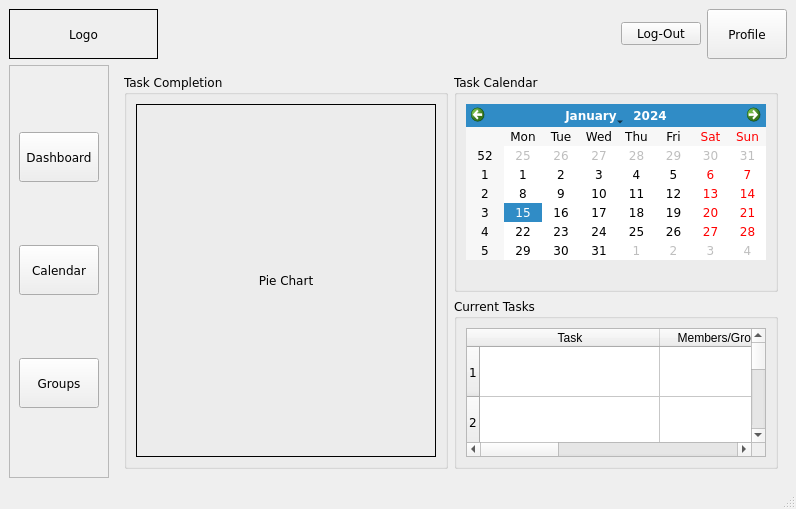
<?xml version="1.0" encoding="UTF-8"?>
<ui version="4.0">
 <class>Group_Dashboard</class>
 <widget class="QMainWindow" name="Group_Dashboard">
  <property name="geometry">
   <rect>
    <x>0</x>
    <y>0</y>
    <width>788</width>
    <height>509</height>
   </rect>
  </property>
  <property name="font">
   <font>
    <family>Verdana</family>
   </font>
  </property>
  <property name="windowTitle">
   <string>ClockWork</string>
  </property>
  <property name="autoFillBackground">
   <bool>false</bool>
  </property>
  <widget class="QWidget" name="centralwidget">
   <layout class="QGridLayout" name="gridLayout_4">
    <item row="0" column="0" colspan="2">
     <widget class="QLabel" name="logo">
      <property name="minimumSize">
       <size>
        <width>149</width>
        <height>50</height>
       </size>
      </property>
      <property name="frameShape">
       <enum>QFrame::Shape::Box</enum>
      </property>
      <property name="text">
       <string>Logo</string>
      </property>
      <property name="alignment">
       <set>Qt::AlignmentFlag::AlignCenter</set>
      </property>
     </widget>
    </item>
    <item row="0" column="2">
     <spacer name="horizontalSpacer">
      <property name="orientation">
       <enum>Qt::Orientation::Horizontal</enum>
      </property>
      <property name="sizeHint" stdset="0">
       <size>
        <width>594</width>
        <height>20</height>
       </size>
      </property>
     </spacer>
    </item>
    <item row="0" column="3">
     <widget class="QPushButton" name="log_out_btn">
      <property name="text">
       <string>Log-Out</string>
      </property>
     </widget>
    </item>
    <item row="0" column="4">
     <widget class="QPushButton" name="profile_button">
      <property name="minimumSize">
       <size>
        <width>0</width>
        <height>0</height>
       </size>
      </property>
      <property name="maximumSize">
       <size>
        <width>10000000</width>
        <height>10000000</height>
       </size>
      </property>
      <property name="toolTip">
       <string>Group Members</string>
      </property>
      <property name="text">
       <string>Profile</string>
      </property>
     </widget>
    </item>
    <item row="1" column="0">
     <widget class="QFrame" name="btns_frame">
      <property name="maximumSize">
       <size>
        <width>16777215</width>
        <height>16777215</height>
       </size>
      </property>
      <property name="styleSheet">
       <string notr="true"/>
      </property>
      <property name="frameShape">
       <enum>QFrame::Shape::StyledPanel</enum>
      </property>
      <property name="frameShadow">
       <enum>QFrame::Shadow::Raised</enum>
      </property>
      <layout class="QGridLayout" name="gridLayout_2">
       <item row="1" column="0">
        <widget class="QPushButton" name="calendar_btn">
         <property name="minimumSize">
          <size>
           <width>80</width>
           <height>50</height>
          </size>
         </property>
         <property name="maximumSize">
          <size>
           <width>50</width>
           <height>50</height>
          </size>
         </property>
         <property name="toolTip">
          <string>Task Calendar</string>
         </property>
         <property name="text">
          <string>Calendar</string>
         </property>
        </widget>
       </item>
       <item row="0" column="0">
        <widget class="QPushButton" name="dashboard_btn">
         <property name="minimumSize">
          <size>
           <width>80</width>
           <height>50</height>
          </size>
         </property>
         <property name="maximumSize">
          <size>
           <width>50</width>
           <height>50</height>
          </size>
         </property>
         <property name="toolTip">
          <string>Dashboard</string>
         </property>
         <property name="text">
          <string>Dashboard</string>
         </property>
        </widget>
       </item>
       <item row="2" column="0">
        <widget class="QPushButton" name="group_btn">
         <property name="minimumSize">
          <size>
           <width>80</width>
           <height>50</height>
          </size>
         </property>
         <property name="maximumSize">
          <size>
           <width>50</width>
           <height>50</height>
          </size>
         </property>
         <property name="toolTip">
          <string>Group Members</string>
         </property>
         <property name="text">
          <string>Groups</string>
         </property>
        </widget>
       </item>
      </layout>
     </widget>
    </item>
    <item row="1" column="1" colspan="4">
     <widget class="QStackedWidget" name="stacked_Employee">
      <property name="frameShape">
       <enum>QFrame::Shape::NoFrame</enum>
      </property>
      <property name="lineWidth">
       <number>0</number>
      </property>
      <property name="currentIndex">
       <number>0</number>
      </property>
      <widget class="QWidget" name="dashboard">
       <layout class="QGridLayout" name="gridLayout">
        <item row="0" column="0" rowspan="2">
         <widget class="QGroupBox" name="task_completion_groupbox">
          <property name="title">
           <string>Task Completion</string>
          </property>
          <layout class="QGridLayout" name="gridLayout_7">
           <item row="0" column="0">
            <widget class="QLabel" name="pie_chart">
             <property name="minimumSize">
              <size>
               <width>300</width>
               <height>250</height>
              </size>
             </property>
             <property name="frameShape">
              <enum>QFrame::Shape::Box</enum>
             </property>
             <property name="text">
              <string>Pie Chart</string>
             </property>
             <property name="alignment">
              <set>Qt::AlignmentFlag::AlignCenter</set>
             </property>
            </widget>
           </item>
          </layout>
         </widget>
        </item>
        <item row="0" column="1">
         <widget class="QGroupBox" name="task_calendar_box">
          <property name="title">
           <string>Task Calendar</string>
          </property>
          <layout class="QGridLayout" name="gridLayout_9">
           <item row="0" column="0">
            <widget class="QCalendarWidget" name="Task_Calendar_2">
             <property name="toolTip">
              <string>Double-click the day you want to access tasks</string>
             </property>
            </widget>
           </item>
           <item row="1" column="0">
            <spacer name="horizontalSpacer_2">
             <property name="orientation">
              <enum>Qt::Orientation::Horizontal</enum>
             </property>
             <property name="sizeHint" stdset="0">
              <size>
               <width>40</width>
               <height>20</height>
              </size>
             </property>
            </spacer>
           </item>
          </layout>
         </widget>
        </item>
        <item row="1" column="1">
         <widget class="QGroupBox" name="currenttask_box">
          <property name="title">
           <string>Current Tasks</string>
          </property>
          <layout class="QGridLayout" name="gridLayout_8">
           <item row="0" column="0">
            <widget class="QTableWidget" name="currenttask_table">
             <property name="minimumSize">
              <size>
               <width>300</width>
               <height>0</height>
              </size>
             </property>
             <property name="horizontalScrollMode">
              <enum>QAbstractItemView::ScrollMode::ScrollPerPixel</enum>
             </property>
             <attribute name="horizontalHeaderDefaultSectionSize">
              <number>180</number>
             </attribute>
             <attribute name="horizontalHeaderStretchLastSection">
              <bool>true</bool>
             </attribute>
             <attribute name="verticalHeaderDefaultSectionSize">
              <number>50</number>
             </attribute>
             <row/>
             <row/>
             <row/>
             <row/>
             <row/>
             <column>
              <property name="text">
               <string>Task</string>
              </property>
             </column>
             <column>
              <property name="text">
               <string>Members/Groups Assigned</string>
              </property>
             </column>
             <column>
              <property name="text">
               <string>Status</string>
              </property>
             </column>
             <column>
              <property name="text">
               <string>Priority Level</string>
              </property>
             </column>
             <column>
              <property name="text">
               <string>Due Date</string>
              </property>
             </column>
            </widget>
           </item>
          </layout>
         </widget>
        </item>
       </layout>
      </widget>
      <widget class="QWidget" name="task_calendar">
       <layout class="QGridLayout" name="gridLayout_5">
        <item row="0" column="0">
         <widget class="QCalendarWidget" name="Task_Calendar">
          <property name="toolTip">
           <string>Double-click the day you want to access tasks</string>
          </property>
         </widget>
        </item>
        <item row="0" column="1">
         <widget class="QGroupBox" name="reminder_groupbox">
          <property name="title">
           <string>Task and Reminders</string>
          </property>
          <layout class="QGridLayout" name="gridLayout_3">
           <item row="0" column="0">
            <widget class="QTabWidget" name="tab_reminder">
             <property name="currentIndex">
              <number>0</number>
             </property>
             <widget class="QWidget" name="calendar_tasks">
              <attribute name="title">
               <string>Calendar Tasks</string>
              </attribute>
              <layout class="QGridLayout" name="gridLayout_6">
               <item row="1" column="1">
                <widget class="QPushButton" name="submit_task_btn">
                 <property name="text">
                  <string>Submit Task</string>
                 </property>
                </widget>
               </item>
               <item row="1" column="0">
                <spacer name="horizontalSpacer_3">
                 <property name="orientation">
                  <enum>Qt::Orientation::Horizontal</enum>
                 </property>
                 <property name="sizeHint" stdset="0">
                  <size>
                   <width>40</width>
                   <height>20</height>
                  </size>
                 </property>
                </spacer>
               </item>
               <item row="0" column="0" colspan="2">
                <widget class="QTableWidget" name="calendartask_table">
                 <property name="minimumSize">
                  <size>
                   <width>300</width>
                   <height>0</height>
                  </size>
                 </property>
                 <property name="horizontalScrollMode">
                  <enum>QAbstractItemView::ScrollMode::ScrollPerPixel</enum>
                 </property>
                 <attribute name="horizontalHeaderDefaultSectionSize">
                  <number>180</number>
                 </attribute>
                 <attribute name="horizontalHeaderStretchLastSection">
                  <bool>true</bool>
                 </attribute>
                 <attribute name="verticalHeaderDefaultSectionSize">
                  <number>50</number>
                 </attribute>
                 <row/>
                 <row/>
                 <row/>
                 <row/>
                 <row/>
                 <column>
                  <property name="text">
                   <string>Task</string>
                  </property>
                 </column>
                 <column>
                  <property name="text">
                   <string>Members/Groups Assigned</string>
                  </property>
                 </column>
                 <column>
                  <property name="text">
                   <string>Status</string>
                  </property>
                 </column>
                 <column>
                  <property name="text">
                   <string>Priority Level</string>
                  </property>
                 </column>
                 <column>
                  <property name="text">
                   <string>Due Date</string>
                  </property>
                 </column>
                </widget>
               </item>
              </layout>
             </widget>
             <widget class="QWidget" name="calendar_reminders">
              <attribute name="title">
               <string>Custom Reminders</string>
              </attribute>
              <layout class="QGridLayout" name="gridLayout_10">
               <item row="1" column="1">
                <widget class="QPushButton" name="add_reminder_button">
                 <property name="text">
                  <string>Add Reminder</string>
                 </property>
                </widget>
               </item>
               <item row="1" column="0">
                <spacer name="horizontalSpacer_4">
                 <property name="orientation">
                  <enum>Qt::Orientation::Horizontal</enum>
                 </property>
                 <property name="sizeHint" stdset="0">
                  <size>
                   <width>40</width>
                   <height>20</height>
                  </size>
                 </property>
                </spacer>
               </item>
               <item row="0" column="0" colspan="2">
                <widget class="QTableWidget" name="reminders_table">
                 <attribute name="horizontalHeaderCascadingSectionResizes">
                  <bool>false</bool>
                 </attribute>
                 <attribute name="horizontalHeaderMinimumSectionSize">
                  <number>150</number>
                 </attribute>
                 <attribute name="horizontalHeaderDefaultSectionSize">
                  <number>150</number>
                 </attribute>
                 <attribute name="horizontalHeaderShowSortIndicator" stdset="0">
                  <bool>false</bool>
                 </attribute>
                 <attribute name="horizontalHeaderStretchLastSection">
                  <bool>true</bool>
                 </attribute>
                 <attribute name="verticalHeaderMinimumSectionSize">
                  <number>50</number>
                 </attribute>
                 <attribute name="verticalHeaderDefaultSectionSize">
                  <number>50</number>
                 </attribute>
                 <row/>
                 <row/>
                 <row/>
                 <column>
                  <property name="text">
                   <string>Reminder</string>
                  </property>
                 </column>
                 <column>
                  <property name="text">
                   <string>Date</string>
                  </property>
                 </column>
                </widget>
               </item>
              </layout>
             </widget>
            </widget>
           </item>
          </layout>
         </widget>
        </item>
       </layout>
      </widget>
      <widget class="QWidget" name="groups">
       <layout class="QGridLayout" name="gridLayout_12">
        <item row="0" column="0" colspan="3">
         <widget class="QGroupBox" name="box_of_groups">
          <property name="title">
           <string>Created Groups</string>
          </property>
          <layout class="QGridLayout" name="gridLayout_11">
           <item row="1" column="0">
            <widget class="QLineEdit" name="search_bar_groups"/>
           </item>
           <item row="2" column="0">
            <widget class="QTableWidget" name="groups_table">
             <property name="sizeAdjustPolicy">
              <enum>QAbstractScrollArea::SizeAdjustPolicy::AdjustIgnored</enum>
             </property>
             <property name="rowCount">
              <number>5</number>
             </property>
             <property name="columnCount">
              <number>3</number>
             </property>
             <attribute name="horizontalHeaderMinimumSectionSize">
              <number>160</number>
             </attribute>
             <attribute name="horizontalHeaderDefaultSectionSize">
              <number>160</number>
             </attribute>
             <attribute name="horizontalHeaderStretchLastSection">
              <bool>true</bool>
             </attribute>
             <attribute name="verticalHeaderMinimumSectionSize">
              <number>50</number>
             </attribute>
             <attribute name="verticalHeaderDefaultSectionSize">
              <number>50</number>
             </attribute>
             <row/>
             <row/>
             <row/>
             <row/>
             <row/>
             <column>
              <property name="text">
               <string>Group Name</string>
              </property>
             </column>
             <column>
              <property name="text">
               <string>Members</string>
              </property>
             </column>
             <column>
              <property name="text">
               <string>Submission Status</string>
              </property>
             </column>
            </widget>
           </item>
           <item row="0" column="0">
            <widget class="QLabel" name="search_group_label">
             <property name="text">
              <string>Search Group</string>
             </property>
            </widget>
           </item>
          </layout>
         </widget>
        </item>
        <item row="1" column="1">
         <widget class="QPushButton" name="join_group_button">
          <property name="text">
           <string>Join Group</string>
          </property>
         </widget>
        </item>
        <item row="1" column="0">
         <spacer name="horizontalSpacer_5">
          <property name="orientation">
           <enum>Qt::Orientation::Horizontal</enum>
          </property>
          <property name="sizeHint" stdset="0">
           <size>
            <width>407</width>
            <height>20</height>
           </size>
          </property>
         </spacer>
        </item>
        <item row="1" column="2">
         <widget class="QPushButton" name="check_group_members_button">
          <property name="text">
           <string>Check Group Members</string>
          </property>
         </widget>
        </item>
       </layout>
      </widget>
     </widget>
    </item>
   </layout>
  </widget>
  <widget class="QMenuBar" name="menubar">
   <property name="geometry">
    <rect>
     <x>0</x>
     <y>0</y>
     <width>788</width>
     <height>21</height>
    </rect>
   </property>
  </widget>
  <widget class="QStatusBar" name="statusbar"/>
 </widget>
 <resources/>
 <connections/>
</ui>
